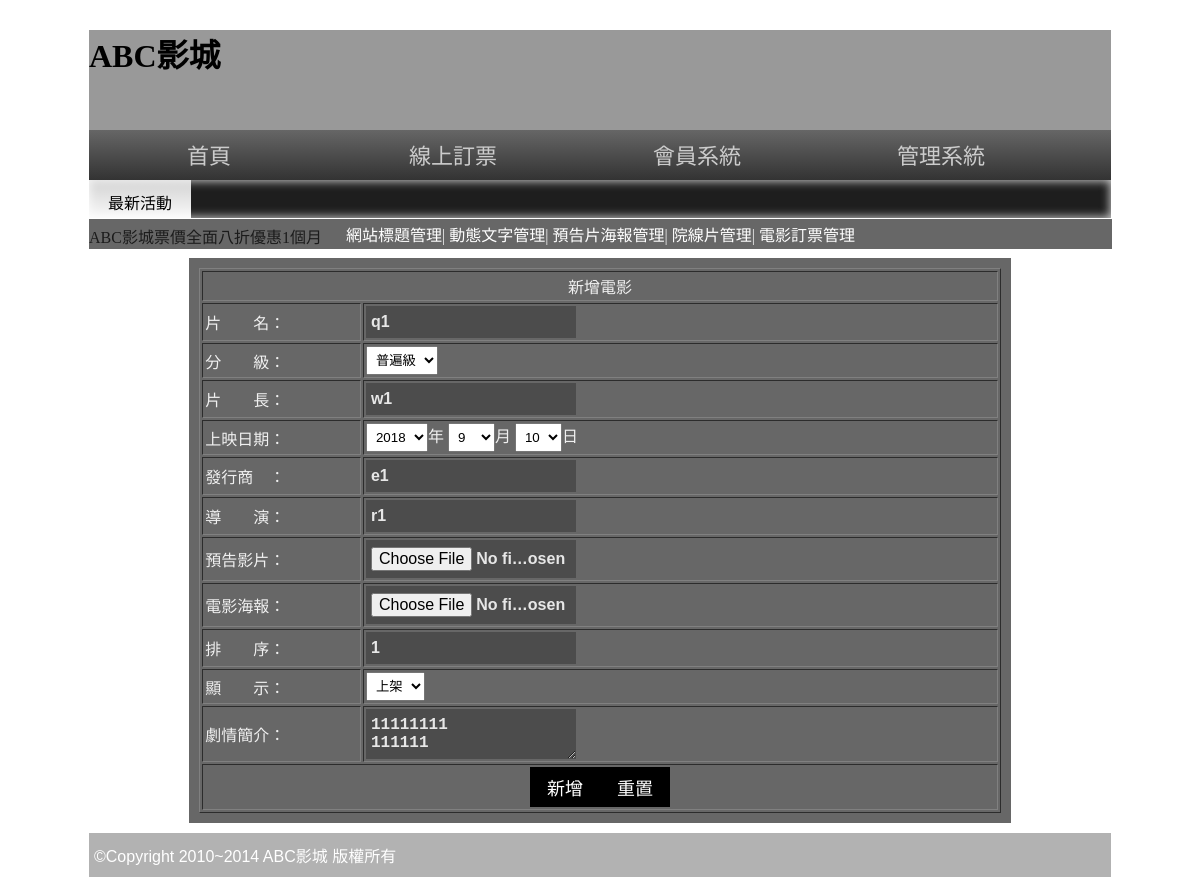
/admin.php?do=admin&redo=vvup&seq=1, run on the app's committed database.
### tables this page shows
CREATE TABLE `movie` (
  `movie_seq` int(10) UNSIGNED NOT NULL,
  `movie_name` text NOT NULL,
  `movie_lv` int(5) NOT NULL,
  `movie_long` text NOT NULL,
  `movie_date` date NOT NULL,
  `movie_fa` text NOT NULL,
  `movie_dir` text NOT NULL,
  `movie_img` text NOT NULL,
  `movie_movie` text NOT NULL,
  `movie_con` text NOT NULL,
  `movie_display` int(2) NOT NULL,
  `movie_desc` int(10) NOT NULL
);

### vvup.php (the view, shortened to what this page needs)
<?php
$sql = "select * from movie where movie_seq='".$_GET["seq"]."'";
$c1  = mysqli_query($link,$sql);
$c2  = mysqli_fetch_assoc($c1);
$Y = explode("-",$c2["movie_date"])[0];
$m = explode("-",$c2["movie_date"])[1];
$d = explode("-",$c2["movie_date"])[2];
?>
<form method="post" enctype="multipart/form-data">
<table width="100%" border="1" cellspacing="2" cellpadding="2">
  <tr>
    <td colspan="2" align="center" valign="middle">新增電影</td>
  </tr>
  <tr>
    <td width="20%" align="left" valign="middle">片　　名：</td>
    <td align="left" valign="middle"><input type="text" name="name" value="<?=$c2["movie_name"]?>"></td>
  </tr>
  <tr>
    <td width="20%" align="left" valign="middle">分　　級：</td>
    <td align="left" valign="middle"><select name="lv">
        <option value="1" <?php if($c2["movie_lv"] == 1){ echo "selected"; } ?> >普遍級</option>
    </select></td>
  </tr>
  <tr>
    <td width="20%" align="left" valign="middle">片　　長：</td>
    <td align="left" valign="middle"><input type="text" name="long" value="<?=$c2["movie_long"]?>"></td>
  </tr>
  <tr>
    <td width="20%" align="left" valign="middle">上映日期：</td>
    <td align="left" valign="middle">
    <select name="Y">
        <option value="2018" <?php if($Y == 2018){ echo "selected"; } ?> >2018</option>
    </select>年
    <select name="m">
    <?php for($i=1;$i<=12;$i++){
        if($m == $i){ $c = "selected"; }else{ $c = "";}
        echo "<option value='".$i."' ".$c." >".$i."</option>";
    } ?>
    </select>月
    <select name="d"">
    <?php for($i=1;$i<=31;$i++){
        if($d == $i){ $c = "selected"; }else{ $c = "";}
        echo "<option value='".$i."' ".$c." >".$i."</option>";
    } ?>
    </select>日
    </td>
  </tr>
  <tr>
    <td width="20%" align="left" valign="middle">發行商　：</td>
    <td align="left" valign="middle"><input type="text" name="fa" value="<?=$c2["movie_fa"]?>"></td>
  </tr>
  <tr>
    <td width="20%" align="left" valign="middle">導　　演：</td>
    <td align="left" valign="middle"><input type="text" name="dir" value="<?=$c2["movie_dir"]?>"></td>
  </tr>
  <tr>
    <td width="20%" align="left" valign="middle">預告影片：</td>
    <td align="left" valign="middle"><input type="FILE" name="mv"></td>
  </tr>
  <tr>
    <td width="20%" align="left" valign="middle">電影海報：</td>
    <td align="left" valign="middle"><input type="FILE" name="img"></td>
  </tr>
  <tr>
    <td width="20%" align="left" valign="middle">排　　序：</td>
    <td align="left" valign="middle"><input type="text" name="desc" value="<?=$c2["movie_desc"]?>"></td>
  </tr>
  <tr>
    <td width="20%" align="left" valign="middle">顯　　示：</td>
    <td align="left" valign="middle"><select name="dis">
        <option value="1" <?php if($c2["movie_display"] == 1){ echo "selected"; } ?> >上架</option>
    </select></td>
  </tr>
  <tr>
    <td width="20%" align="left" valign="middle">劇情簡介：</td>
    <td align="left" valign="middle"><textarea name="con" ><?=$c2["movie_con"]?></textarea></td>
  </tr>
  <tr>
    <td colspan="2" align="center" valign="middle"><input type="submit" value="新增"><input type="reset" value="重置"></td>
  </tr>
</table>
</form>

### css/css.css (style rules this page uses)
body { background:url(../icon/b.png); font-family:微軟正黑體; }
select,select option { padding:5px; }
input[type='text'],input[type='file'],input[type='password'],textarea,.button { width:200px; font-size:16px; padding:7px 5px 7px 5px; background:#4C4C4C; color:#E7E7E7; border:none; font:Open Sans,'微軟正黑體'; font-weight:600; }
input[type='button'],input[type='submit'],input[type='reset'],button,.button { min-width:70px; min-height:40px; background:#000; color:#fff; border:none; cursor:pointer; font-size:18px; text-decoration:none; }

### data on the page
movie: name "q1", lv "普遍級", long "w1", Y "2018", fa "e1", dir "r1", desc "1", dis "上架", con "11111111 111111"

### other printed values
form field m "9"
form field d "10"
